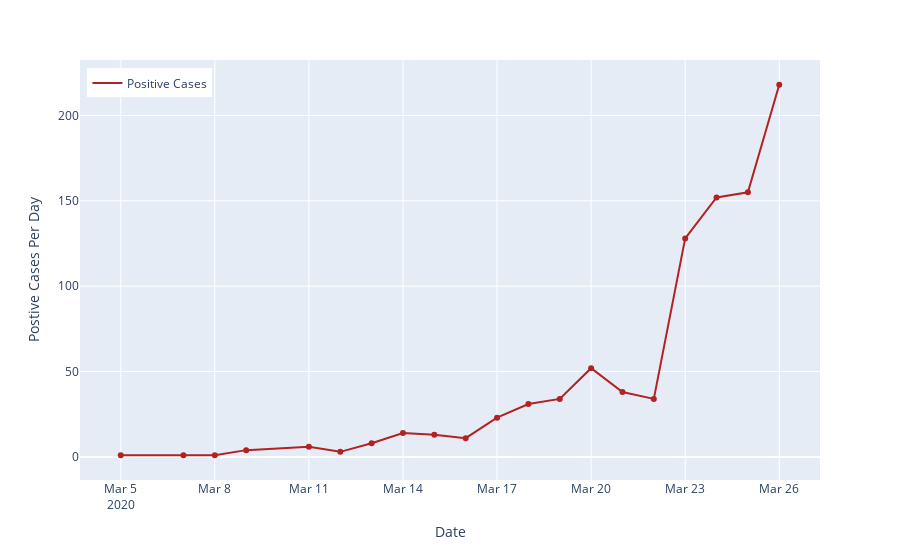

Notebook source saved alongside this figure:
### Code cell
# Hack to get legend to show
confirmed_data_daily_long = pd.melt(confirmed_data_daily, id_vars=['date'], 
                                value_vars=['daily_cases'])
fig_daily_cases = px.line(confirmed_data_daily_long, x='date', y='value', color='variable')

# fig_daily_cases = px.line(daily_cases_df, x='date', y='daily_cases',)

fig_daily_cases.update_layout(
    title="",
    xaxis_title="Date",
    yaxis_title="Postive Cases Per Day",
    hovermode= 'x',
    legend=dict(x=0.01, y=.98),
    xaxis=dict(fixedrange=True),
    yaxis=dict(fixedrange=True),
)

fig_daily_cases.update_traces(line = {'color': 'firebrick', 'dash': 'solid'})
# fig_daily_cases.data[0].update_trace()
# line = {'color': '#636efa', 'dash': 'solid'}

# Point markers
fig_daily_cases.add_trace(go.Scatter(x=confirmed_data_daily['date'], y=confirmed_data_daily['daily_cases'],
                                     mode='markers', hoverinfo='skip',
                        marker=dict(color='firebrick'), showlegend = False))

fig_daily_cases.data[0].name = "Positive Cases"

fig_daily_cases.data[0].hovertemplate = '%{y}'
fig_daily_cases.show(config = dict(displayModeBar=False))

### Figure 1 — Plotly figure (JSON) as saved in the notebook; plotly's stock layout.template omitted (floating-point values rounded to 4 significant figures)
{"data": [{"hoverlabel": {"namelength": 0}, "hovertemplate": "%{y}", "legendgroup": "variable=daily_cases", "line": {"color": "firebrick", "dash": "solid"}, "mode": "lines", "name": "Positive Cases", "showlegend": true, "type": "scatter", "x": ["2020-03-05T00:00:00", "2020-03-07T00:00:00", "2020-03-08T00:00:00", "2020-03-09T00:00:00", "2020-03-11T00:00:00", "2020-03-12T00:00:00", "2020-03-13T00:00:00", "2020-03-14T00:00:00", "2020-03-15T00:00:00", "2020-03-16T00:00:00", "2020-03-17T00:00:00", "2020-03-18T00:00:00", "2020-03-19T00:00:00", "2020-03-20T00:00:00", "2020-03-21T00:00:00", "2020-03-22T00:00:00", "2020-03-23T00:00:00", "2020-03-24T00:00:00", "2020-03-25T00:00:00", "2020-03-26T00:00:00"], "xaxis": "x", "y": [1, 1, 1, 4, 6, 3, 8, 14, 13, 11, 23, 31, 34, 52, 38, 34, 128, 152, 155, 218], "yaxis": "y"}, {"hoverinfo": "skip", "marker": {"color": "firebrick"}, "mode": "markers", "showlegend": false, "type": "scatter", "x": ["2020-03-05T00:00:00", "2020-03-07T00:00:00", "2020-03-08T00:00:00", "2020-03-09T00:00:00", "2020-03-11T00:00:00", "2020-03-12T00:00:00", "2020-03-13T00:00:00", "2020-03-14T00:00:00", "2020-03-15T00:00:00", "2020-03-16T00:00:00", "2020-03-17T00:00:00", "2020-03-18T00:00:00", "2020-03-19T00:00:00", "2020-03-20T00:00:00", "2020-03-21T00:00:00", "2020-03-22T00:00:00", "2020-03-23T00:00:00", "2020-03-24T00:00:00", "2020-03-25T00:00:00", "2020-03-26T00:00:00"], "y": [1, 1, 1, 4, 6, 3, 8, 14, 13, 11, 23, 31, 34, 52, 38, 34, 128, 152, 155, 218]}], "layout": {"hovermode": "x", "legend": {"tracegroupgap": 0, "x": 0.01, "y": 0.98}, "margin": {"t": 60}, "title": {"text": ""}, "xaxis": {"anchor": "y", "domain": [0, 1], "fixedrange": true, "title": {"text": "Date"}}, "yaxis": {"anchor": "x", "domain": [0, 1], "fixedrange": true, "title": {"text": "Postive Cases Per Day"}}}}
